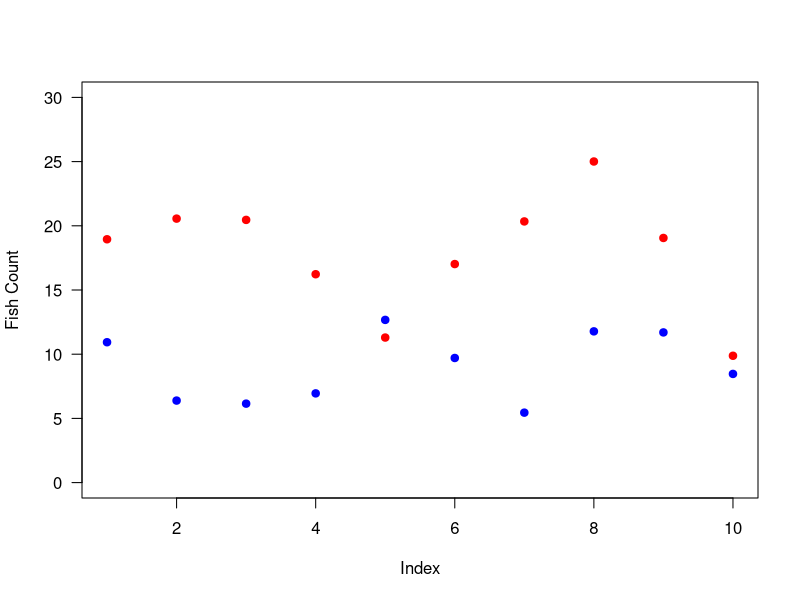

Generate this figure with R:
############################
# CreateData.r
# Project: GitHubTestProject.Rproj

# File description: A file that creates a small data set and calculates some statistics

# Created: January 4, 2016
# R Version: 3.2.0
# GitHub: Yes
# Author: A Putt
############################

# Make some data
fishes <- data.frame(index = 1:10, redfish = rnorm(10,20,5), bluefish = rnorm(10,10,3))

# Plot the data
plot(fishes$index,fishes$bluefish,col="blue",pch=19,xlab="",ylab="",ylim=c(0,30),las=1)
points(fishes$index,fishes$redfish,col="red",pch=19)
mtext(side=1,text="Index",line=3)
mtext(side=2,text="Fish Count",line=3)
